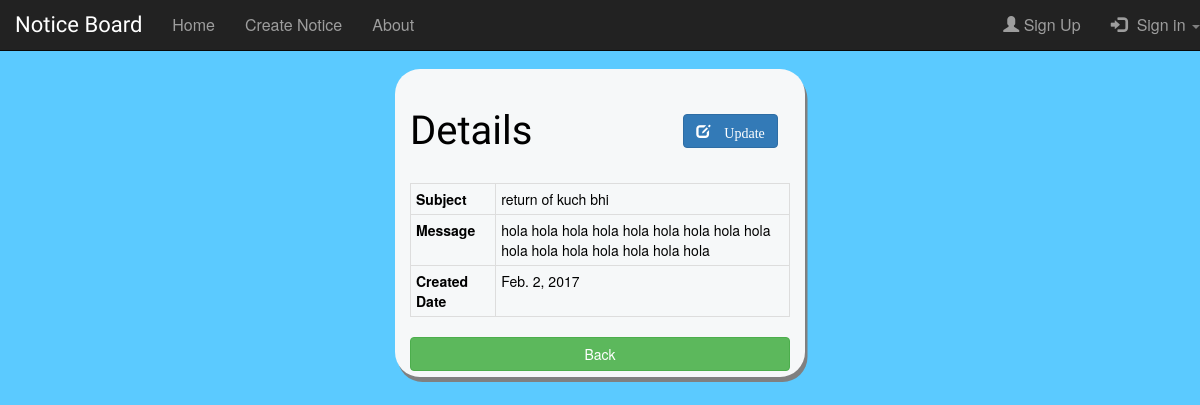
Page /college/4/ on the earlier database version.
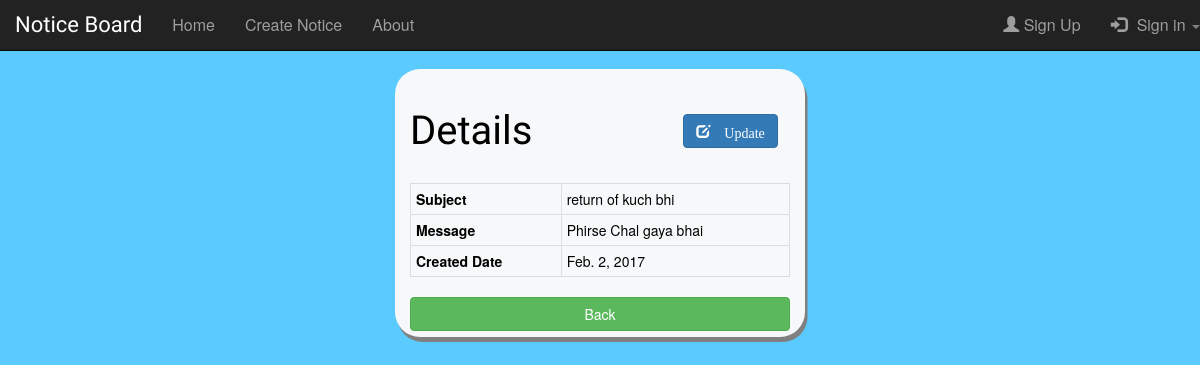
Same page on the later database version.
### college/models.py (models this page shows, shortened)
class College(models.Model):
    subject = models.CharField(max_length=200)
    message = models.TextField()
    cr_date = models.DateField()

### college/views.py (the view)
# urls.py: url(r'^(?P<pk>[0-9]+)/$', views.DetailView.as_view(), name='detail'),
class DetailView(generic.DetailView):
    model = College
    template_name = 'detail.html'
    context_object_name = 'nl'

### college/templates/detail.html
{% extends "master.html" %}
{% block main %}
	<div class="row">
	<div class="col-sm-8">
	<h1 id="brand">Details</h1>
	</div>
	<div class="col-offset-6 col-sm-4 col-md-auto " style="padding-top:6%">
				<button class="button btn btn-primary"><span role="button" class="glyphicon glyphicon-edit"><a href="{% url 'college:update' nl.id %}" style="color:white;text-decoration: None" >
				Update
				</a>
				</span>
				</button>
				</div>
				</div>
	<div class=" table-responsive">
    <table class="table  table-condensed table-bordered" style="color:black">
    <tr><th >Subject</th><td>{{ nl.subject }}</td></tr>
    <tr><th>Message</th><td>{{ nl.message }}</td></tr>
    <tr><th>Created Date</th><td>{{ nl.cr_date }}</td></tr>
	</table>
	</div>
	<div style="text-align:center;">
	<a  href="/college/" role="button"class="btn btn-success col-sm-3" style="width:100%">Back</a>
	</div>
{% endblock %}

Differences in the rows shown:
changed College "return of kuch bhi": message "hola hola hola hola hola hola hola hola hola hola hola hola hola hola hola hola" → "Phirse Chal gaya bhai"
